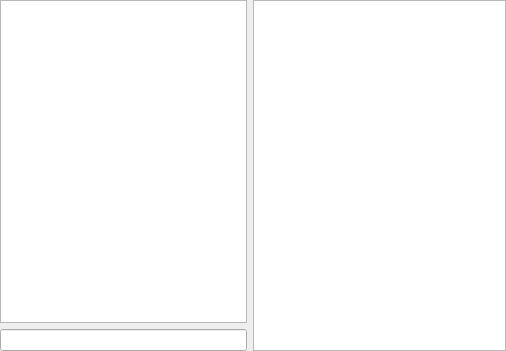
<?xml version="1.0" encoding="UTF-8"?>
<ui version="4.0">
 <class>Notes</class>
 <widget class="QWidget" name="Notes">
  <property name="geometry">
   <rect>
    <x>0</x>
    <y>0</y>
    <width>506</width>
    <height>351</height>
   </rect>
  </property>
  <property name="windowTitle">
   <string>Form</string>
  </property>
  <layout class="QHBoxLayout" name="horizontalLayout">
   <property name="leftMargin">
    <number>0</number>
   </property>
   <property name="topMargin">
    <number>0</number>
   </property>
   <property name="rightMargin">
    <number>0</number>
   </property>
   <property name="bottomMargin">
    <number>0</number>
   </property>
   <item>
    <layout class="QVBoxLayout" name="verticalLayout">
     <item>
      <widget class="QTableView" name="tableView">
       <property name="maximumSize">
        <size>
         <width>250</width>
         <height>16777215</height>
        </size>
       </property>
      </widget>
     </item>
     <item>
      <widget class="QLineEdit" name="lineEditSearch">
       <property name="maximumSize">
        <size>
         <width>250</width>
         <height>16777215</height>
        </size>
       </property>
      </widget>
     </item>
    </layout>
   </item>
   <item>
    <widget class="QPlainTextEdit" name="plainTextEdit"/>
   </item>
  </layout>
 </widget>
 <resources/>
 <connections/>
</ui>
